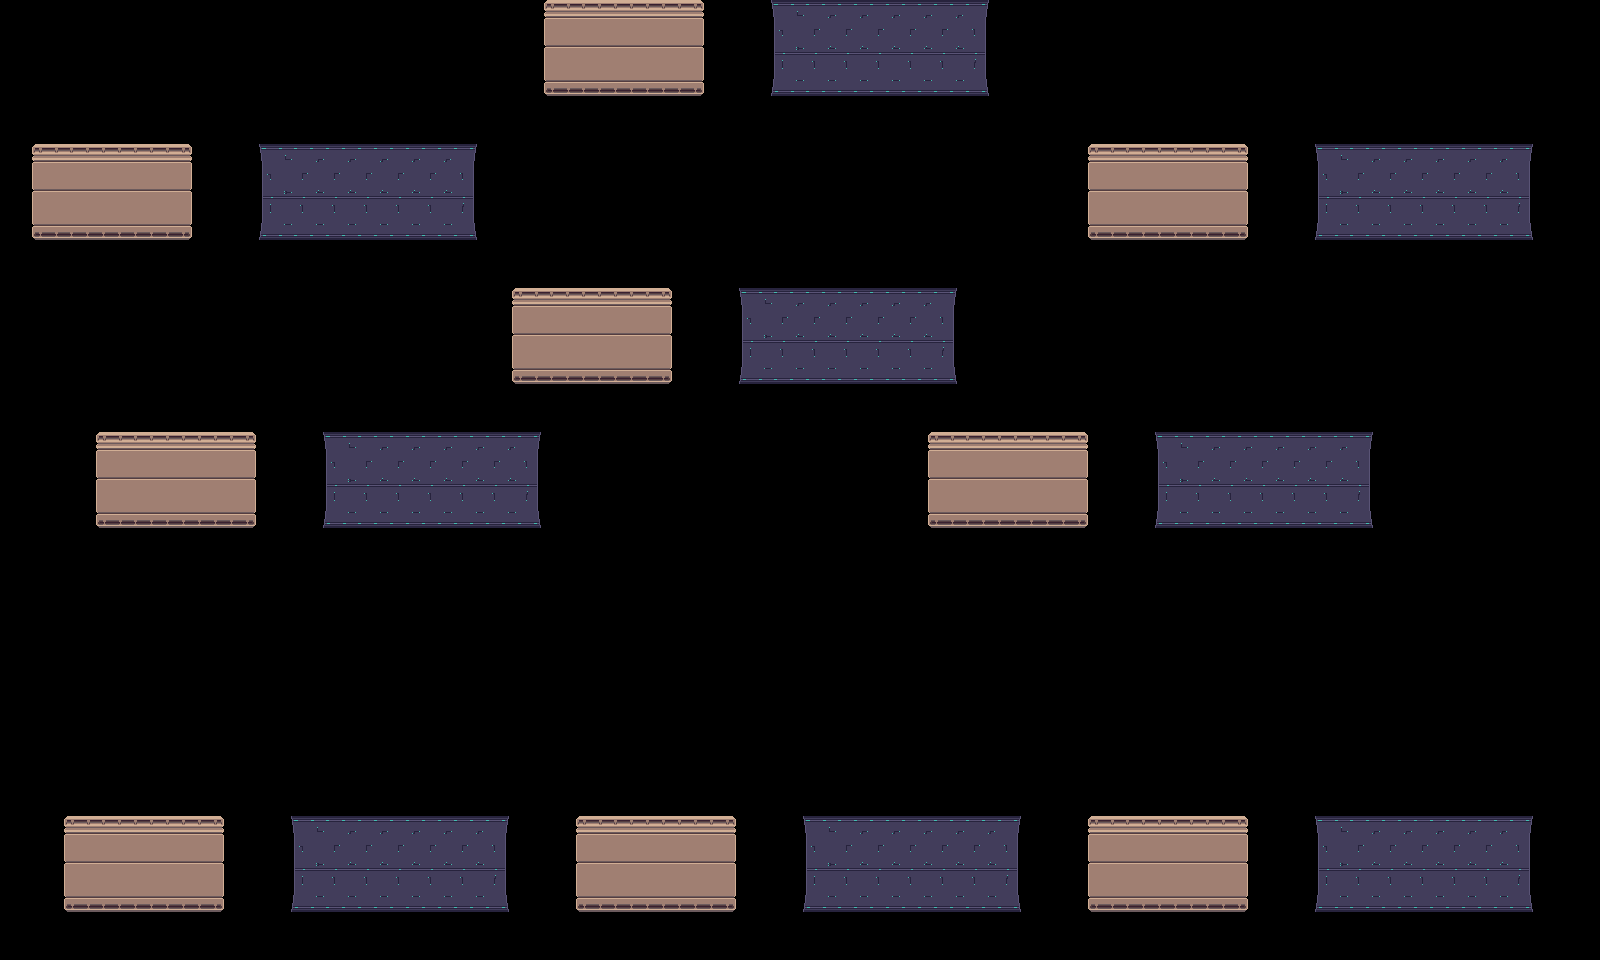

Below is a game level as drawn by its tile map, then a one-line description and the .tmx file that defines it, in full:
An orthogonal 50x20 tile map with 32x48 px tiles, 1 tile layer (Tile Layer 1) and 18 objects (17x Wall, Player).

<map version="1.2" tiledversion="1.2.5" orientation="orthogonal" renderorder="right-down" width="50" height="20" tilewidth="32" tileheight="48" infinite="0" nextlayerid="4" nextobjectid="24">
 <tileset firstgid="1" source="../tilesets/tiles.tsx" />
 <layer id="1" name="Tile Layer 1" width="50" height="20">
  <data encoding="csv">
0,0,0,0,0,0,0,0,0,0,0,0,0,0,0,0,0,33,34,34,34,35,0,0,1,2,2,2,2,2,3,0,0,0,0,0,0,0,0,0,0,0,0,0,0,0,0,0,0,0,
0,0,0,0,0,0,0,0,0,0,0,0,0,0,0,0,0,49,50,50,50,51,0,0,17,18,18,18,18,18,19,0,0,0,0,0,0,0,0,0,0,0,0,0,0,0,0,0,0,0,
0,0,0,0,0,0,0,0,0,0,0,0,0,0,0,0,0,0,0,0,0,0,0,0,0,0,0,0,0,0,0,0,0,0,0,0,0,0,0,0,0,0,0,0,0,0,0,0,0,0,
0,33,34,34,34,35,0,0,1,2,2,2,2,2,3,0,0,0,0,0,0,0,0,0,0,0,0,0,0,0,0,0,0,0,33,34,34,34,35,0,0,1,2,2,2,2,2,3,0,0,
0,49,50,50,50,51,0,0,17,18,18,18,18,18,19,0,0,0,0,0,0,0,0,0,0,0,0,0,0,0,0,0,0,0,49,50,50,50,51,0,0,17,18,18,18,18,18,19,0,0,
0,0,0,0,0,0,0,0,0,0,0,0,0,0,0,0,0,0,0,0,0,0,0,0,0,0,0,0,0,0,0,0,0,0,0,0,0,0,0,0,0,0,0,0,0,0,0,0,0,0,
0,0,0,0,0,0,0,0,0,0,0,0,0,0,0,0,33,34,34,34,35,0,0,1,2,2,2,2,2,3,0,0,0,0,0,0,0,0,0,0,0,0,0,0,0,0,0,0,0,0,
0,0,0,0,0,0,0,0,0,0,0,0,0,0,0,0,49,50,50,50,51,0,0,17,18,18,18,18,18,19,0,0,0,0,0,0,0,0,0,0,0,0,0,0,0,0,0,0,0,0,
0,0,0,0,0,0,0,0,0,0,0,0,0,0,0,0,0,0,0,0,0,0,0,0,0,0,0,0,0,0,0,0,0,0,0,0,0,0,0,0,0,0,0,0,0,0,0,0,0,0,
0,0,0,33,34,34,34,35,0,0,1,2,2,2,2,2,3,0,0,0,0,0,0,0,0,0,0,0,0,33,34,34,34,35,0,0,1,2,2,2,2,2,3,0,0,0,0,0,0,0,
0,0,0,49,50,50,50,51,0,0,17,18,18,18,18,18,19,0,0,0,0,0,0,0,0,0,0,0,0,49,50,50,50,51,0,0,17,18,18,18,18,18,19,0,0,0,0,0,0,0,
0,0,0,0,0,0,0,0,0,0,0,0,0,0,0,0,0,0,0,0,0,0,0,0,0,0,0,0,0,0,0,0,0,0,0,0,0,0,0,0,0,0,0,0,0,0,0,0,0,0,
0,0,0,0,0,0,0,0,0,0,0,0,0,0,0,0,0,0,0,0,0,0,0,0,0,0,0,0,0,0,0,0,0,0,0,0,0,0,0,0,0,0,0,0,0,0,0,0,0,0,
0,0,0,0,0,0,0,0,0,0,0,0,0,0,0,0,0,0,0,0,0,0,0,0,0,0,0,0,0,0,0,0,0,0,0,0,0,0,0,0,0,0,0,0,0,0,0,0,0,0,
0,0,0,0,0,0,0,0,0,0,0,0,0,0,0,0,0,0,0,0,0,0,0,0,0,0,0,0,0,0,0,0,0,0,0,0,0,0,0,0,0,0,0,0,0,0,0,0,0,0,
0,0,0,0,0,0,0,0,0,0,0,0,0,0,0,0,0,0,0,0,0,0,0,0,0,0,0,0,0,0,0,0,0,0,0,0,0,0,0,0,0,0,0,0,0,0,0,0,0,0,
0,0,0,0,0,0,0,0,0,0,0,0,0,0,0,0,0,0,0,0,0,0,0,0,0,0,0,0,0,0,0,0,0,0,0,0,0,0,0,0,0,0,0,0,0,0,0,0,0,0,
0,0,33,34,34,34,35,0,0,1,2,2,2,2,2,3,0,0,33,34,34,34,35,0,0,1,2,2,2,2,2,3,0,0,33,34,34,34,35,0,0,1,2,2,2,2,2,3,0,0,
0,0,49,50,50,50,51,0,0,17,18,18,18,18,18,19,0,0,49,50,50,50,51,0,0,17,18,18,18,18,18,19,0,0,49,50,50,50,51,0,0,17,18,18,18,18,18,19,0,0,
0,0,0,0,0,0,0,0,0,0,0,0,0,0,0,0,0,0,0,0,0,0,0,0,0,0,0,0,0,0,0,0,0,0,0,0,0,0,0,0,0,0,0,0,0,0,0,0,0,0
</data>
 </layer>
 <objectgroup id="2" name="Spawns">
  <object id="23" name="Player" x="64" y="756" width="32" height="48" />
 </objectgroup>
 <objectgroup id="3" name="Walls">
  <object id="1" name="Wall" x="64" y="804" width="160" height="108" />
  <object id="3" name="Wall" x="296" y="804" width="208" height="108" />
  <object id="4" name="Wall" x="576" y="804" width="160" height="108" />
  <object id="6" name="Wall" x="1088" y="804" width="160" height="108" />
  <object id="7" name="Wall" x="928" y="420" width="160" height="108" />
  <object id="8" name="Wall" x="96" y="420" width="160" height="108" />
  <object id="9" name="Wall" x="512" y="288" width="160" height="96" />
  <object id="10" name="Wall" x="32" y="144" width="160" height="96" />
  <object id="11" name="Wall" x="544" y="0" width="160" height="96" />
  <object id="12" name="Wall" x="1088" y="144" width="160" height="96" />
  <object id="13" name="Wall" x="808" y="804" width="208" height="108" />
  <object id="14" name="Wall" x="1320" y="804" width="208" height="108" />
  <object id="17" name="Wall" x="328" y="420" width="208" height="108" />
  <object id="19" name="Wall" x="744" y="288" width="208" height="96" />
  <object id="20" name="Wall" x="776" y="0" width="208" height="96" />
  <object id="21" name="Wall" x="1160" y="420" width="208" height="108" />
  <object id="22" name="Wall" x="1320" y="144" width="208" height="96" />
 </objectgroup>
</map>
